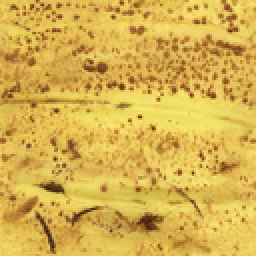
#> input picture code/banana+peel-128x128.png, 128 x 128 px (shown 2 times larger)
$ jupyter execute --allow-errors Barboni_Nait.ipynb   (shell and % lines are left out)
#> lines starting #> are read from the running program, lines starting #| are printed output that depends on the picture
[cell 1]
import numpy as np
import matplotlib.pyplot as plt
import matplotlib.colors as clr
from scipy import fft
from scipy import signal
from scipy import ndimage
from skimage.color import rgb2gray
import pywt
import pyrtools as pt
from sklearn.decomposition import PCA
from mpl_toolkits.mplot3d import Axes3D

On charge un certain nombre de textures.

[cell 2]
text = plt.imread('banana+peel-128x128.png')
#> text is the input picture: shape (128, 128, 3) float32; mean R, G, B 0.848, 0.7, 0.313
text2 = plt.imread('ground-128x128.png')
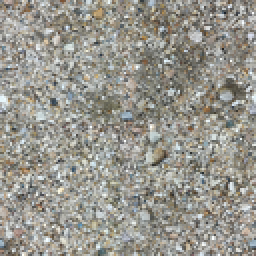
#> input picture code/ground-128x128.png, 128 x 128 px (shown 2 times larger)
#> text2 is the input picture: shape (128, 128, 3) float32; mean R, G, B 0.593, 0.586, 0.555
text3 = plt.imread('wicker+basket-128x128.png')
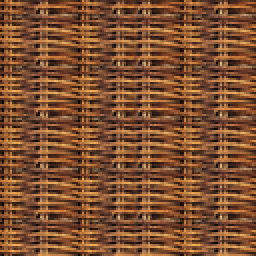
#> input picture code/wicker+basket-128x128.png, 128 x 128 px (shown 2 times larger)
#> text3 is the input picture: shape (128, 128, 3) float32; mean R, G, B 0.494, 0.313, 0.193
textures = [text,text2,text3]
N,N,c = text.shape
#> N = 128; c = 3

fig = plt.figure()

for i,texture in enumerate(textures):
    ax = fig.add_subplot(1,len(textures),i+1)
    ax.axis('off')
    ax.imshow(texture)
#> this loop made 3 passes
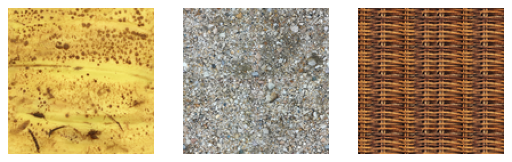
#> figure drawn by matplotlib, 3 panels

**Partie 1 : Projections statistiques**

*Egalisation d'histogramme*

Etant donné deux images en niveau de gris $X$ et $Y$, cette routine renvoie l'image $X_\sigma$ dont l'histogramme est le même que $Y$. C'est à dire :
$$
X_\sigma [i] = X[\sigma(i)]
$$
où $\sigma$ est la permutation qui réalise :
$$
\mathcal{W}^2(X,Y) = \frac{1}{N^2} \sum_i (Y[i]-X[\sigma(i)])^2
$$

[cell 3]
# renvoie la projection OT en 1d + la distance OT
# [10 lines left out: function OTproj, not called in this run]

*Projection Sliced-Wasserstein*

Etant donné deux images en couleur $X$ et $Y$, de taille $(N,N,3)$, vues comme des mesures de points dans $\mathbb{R}^3$, cette routine renvoie la limite quand $t \rightarrow +\infty$ du flot de gradient $X_t$ définit par :
$$
\frac{dX_t}{dt} = - \nabla^{\mathcal{W}} \mathcal{SW}^2(X_t,Y) , \quad X_0 = X
$$

L'algorithme procède par descente de gradient stochastique, c'est à dire à chaque itération :
$$
\theta \sim \mathcal{U}(\mathbb{S}^{2}) \\
X_{k+1} = X_k + \epsilon (Y_{\sigma_k} - X_k) \theta
$$
où $\sigma_k$ est la permutation qui réalise :
$$
\mathcal{W}^2(\theta \# X_k, \theta \# Y) = \frac{1}{N^2} \sum_i (\theta \# Y[\sigma_k(i)] - \theta \# X[i])^2
$$

[cell 4]
# renvoie la projection SW en dim quelconque + une approximation de la distance SW
# [25 lines left out: function SWproj, not called in this run]

*Statistique d'ordre 2*

Etant donné une image $X$ avec un seul canal (niveau de gris par exemple), la routine $\texttt{var}$ renvoie une image avec $V$ canaux, dans lesquels sont empilé les valeurs de $X$ dans le voisinage $\texttt{pattern}$ du pixel.

La distribution définit par $\texttt{var}(X)$ contient des informations sur la corrélations entre pixels voisins.

[cell 5]
def var(x,pattern):
    res = []
    for u in pattern:
        res.append(ndimage.shift(x,u,mode='wrap'))
    return np.transpose(np.array(res),axes=[1,2,0])

#voisinage 3x3 carré centré
pattern = np.array([[(i,j) for i in range(-1,2)] for j in range(-1,2)]).reshape((-1,2))
#> pattern = [[-1, -1], [0, -1], [1, -1], [-1, 0], [0, 0], [1, 0], [-1, 1], [0, 1], [1, 1]]

**Partie 2 : Décomposition multi-échelle**

On utilise les packages $\texttt{Pyrtools}$ pour la décomposition "steerable-pyramid" et $\texttt{Pywavelet}$ pour la décomposition en ondelette.

**Partie 3 : Synthèse de textures en niveau de gris**

Cette première fonction prend en entrée un texture de référence et réalise un synthèse par projection statistique successive en utilisant la décomposition "steerable-pyramid" et l'égalisation d'histogramme.

[cell 6]
def pyramid_gray(texture,level=3,order=3,Nit=10):
    N,N = texture.shape

    # steerable-pyramid decomposition
    ypyr = pt.pyramids.SteerablePyramidFreq(texture,height=level,order=order,)

    # white noise
    x = np.random.randn(N,N)

    losses = np.zeros(Nit)
    corrections = np.zeros(Nit)

    for i in range(Nit):
        xpyr = pt.pyramids.SteerablePyramidFreq(x,height=level,order=order)
        for w in ypyr.pyr_coeffs:
           # égalisation d'histogramme = statistique d'odre 1
            tmp,l = OTproj(xpyr.pyr_coeffs[w],ypyr.pyr_coeffs[w])
            xpyr.pyr_coeffs[w] = tmp
            losses[i] += l

        # recomposition
        x = xpyr.recon_pyr()
        x,corr = OTproj(x,texture)
        corrections[i] = corr
    return x,losses,corrections

Cette deuxième fonction réalise une synthèse à l'aide d'une décomposition en ondelettes. Plusieurs bases d'ondelettes sont utilisées. L'égalisation d'histogramme se fait à chaque itération sur chacune des bases d'ondelettes.

[cell 7]
waves = ['bior3.1','sym3']

# [38 lines left out: function wavepyramid_gray, not called in this run]

**Résultats numériques**

Le nombre d'orientations et $K=4$, le nombre d'échelles est $L=4$ et $10$ itérations de l'algorithme suffisent.

[cell 8]
fig,ax = plt.subplots(nrows=3,ncols=3,figsize=(15,15))
waves = ['sym3','db3','bior3.1']


#> (the rest of this cell did not finish here and is left out)

**Partie 4 : Synthèses de textures en couleur**

On réalise oréalablement une décomposition en composante principale sur les canaux RGB etla synthèse se fait dans l'espace des composantes principales. En effet, on peut voir que l'essentiel de l'information sur la texture se situe dan la première composante principale.

[cell 9]
fig,ax = plt.subplots(nrows=3,ncols=4,figsize=(15,15))

for k,texture in enumerate(textures):
    pca = PCA()
    y = texture.reshape((-1,3))
    m = np.mean(y,axis=0)
    x = pca.fit_transform(y-m[None,:])

    for j in range(3):
        z = np.zeros((N*N,3))
        z[:,j] = x[:,j]
        z = (m[None,:]+pca.inverse_transform(z)).reshape((N,N,3))
        ax[k,j+1].imshow(z)
        ax[k,j+1].axis('off')

    ax[k,0].imshow(texture)
    ax[k,0].axis('off')
#> this loop made 3 passes
#> m on passes 1 to 3: [0.848, 0.7, 0.313], [0.593, 0.586, 0.555], [0.494, 0.313, 0.193]
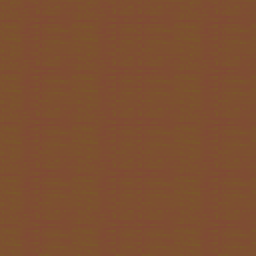
#> z: shape (128, 128, 3) float64 (shown 2 times larger); mean R, G, B 0.494, 0.313, 0.193

ax[0,0].set_title('Original')
ax[0,1].set_title('1st component')
ax[0,2].set_title('2nd component')
ax[0,3].set_title('3rd component')

fig.savefig('PCA_color.png')
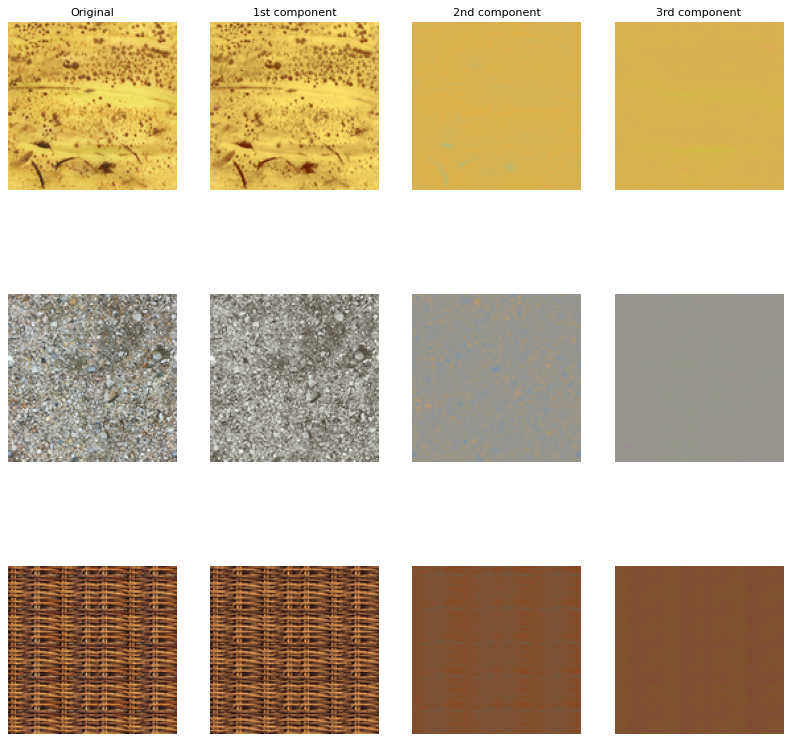
#> figure drawn by matplotlib, 12 panels

On adapte donc l'algorithme pour effectuer un synthèse d'image en couleur.

Il y a deux approches différentes :
- ou bien on utilise la projection SW pour effectuer la projection statistique sur l'ensemble des canaux,
- ou bien on utilise une égalisation d'histogramme sur chacun des canaux indépendement.

Cette première fonction implémente la première approche.

[cell 10]
def pyramid_color(texture,order=3,Nit=10,level='auto'):
    N,_,c = texture.shape

    ## input-adapted color space where channels are expected to be decorrelated and close to independent
    pca = PCA()
    m = np.mean(texture,axis=(0,1))
    y = texture-m[None,None,:]
    y = pca.fit_transform(y.reshape((-1,c)))
    y = y .reshape((N,N,c))

    ## performing previous algo on each channel, in the PCA color space

    ## white noise
    x = np.random.randn(N,N,c)*np.sqrt(pca.explained_variance_[None,None,:])
    losses = np.zeros(Nit)
    corrections = np.zeros(Nit)

    ## Steerable Pyramid in the frequence domain

    y0 = pt.pyramids.SteerablePyramidFreq(y[:,:,0],height=level,order=order)
    y1 = pt.pyramids.SteerablePyramidFreq(y[:,:,1],height=level,order=order)
    y2 = pt.pyramids.SteerablePyramidFreq(y[:,:,2],height=level,order=order)

    for i in range(Nit):

        x0 = pt.pyramids.SteerablePyramidFreq(x[:,:,0],height=level,order=order)
        x1 = pt.pyramids.SteerablePyramidFreq(x[:,:,1],height=level,order=order)
        x2 = pt.pyramids.SteerablePyramidFreq(x[:,:,2],height=level,order=order)

        for w in y0.pyr_coeffs:
            xrec = np.array([x0.pyr_coeffs[w],x1.pyr_coeffs[w],x2.pyr_coeffs[w]]).transpose((1,2,0))
            yrec = np.array([y0.pyr_coeffs[w],y1.pyr_coeffs[w],y2.pyr_coeffs[w]]).transpose((1,2,0))

            xrec,l = SWproj(xrec,yrec,e=0.01)  ## statistical constraint through sliced projection
            losses[i] += l
            x0.pyr_coeffs[w] = xrec[:,:,0]
            x1.pyr_coeffs[w] = xrec[:,:,1]
            x2.pyr_coeffs[w] = xrec[:,:,2]

        ## recomposition
        x[:,:,0] = x0.recon_pyr()
        x[:,:,1] = x1.recon_pyr()
        x[:,:,2] = x2.recon_pyr()
        x,corr = SWproj(x,y,e=0.01)
        corrections[i] = corr

      ## coming back to the original color space
    x = (pca.inverse_transform(x.reshape((-1,c)))).reshape((N,N,c))
    x = x+m[None,None,:]
    return x,losses,corrections

Comme pour les images en niveau de gris, on peut utiliser une décomposition en ondelette à la place d'une "steerable-pyramid".

[cell 11]
waves = ['bior3.1','sym3']

# [52 lines left out: function wavepyramid_color, not called in this run]

On constate qu'en utilisant cette méthode, le résultat obtenu n'est qu'une sort de bruit dans la bonne teinte de couleur.

La fonction suivante implémente, la deuxième option. Les résultats sont bien meilleurs.

[cell 12]
# [43 lines left out: function pyramid_color2, not called in this run]

**Résultats numériques**

On compare visuellement les synthèses données par les deux approches

[cell 13]
# attention cette cellule peut mettre quelques minutes à être éxecutée
fig,ax = plt.subplots(nrows=3,ncols=3,figsize=(15,15))

#> (the rest of this cell did not finish here and is left out)

**Résultats numériques supplémentaires**

*Convergence du processus de projection*

La question est de savoir est de savoir si l'algorithme converge vers un point fixe du processus de décomposition-projection-itération. On montre ici que la décroissance de la distance de projection est très rapide et semble en effet converger.

#> (a cell that did not finish here is left out)


fig = plt.figure()

ax = fig.add_subplot(1,2,1)
ax.plot(np.log(losses))
ax.set_title('Evolution de la distance de projection au cours des itération (échelle log.)')

ax = fig.add_subplot(1,2,2)
ax.imshow(x,cmap='gray')
ax.axis('off')

*Statistique d'ordre 2*

En se basant sur la synthèse de texture en couleur, on peut réaliser une synthèse en utilisant des statistiques d'ordre 2.

Pour cela, on empile les valeurs des pixels dans un voisinage dans une 3e dimension. Ensuite on applique une PCA et on ne traite que la composante de variance la plus importante en utlisant une egalisation d'histogramme.

[cell 15]
def pyramid_gray_ord2(texture,level=3,order=3,Nit=10):

    # stack neighbourhood in 3rd dim
#> called with level = 'auto', order = 3, Nit = 10
    y = var(texture,pattern)
#> the loop in var, `for u in pattern:` made 9 passes
#> after the loop in var, `for u in pattern:`:
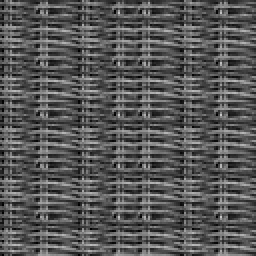
#> x: shape (128, 128) float32 (shown 2 times larger); min 0, max 0.783, mean 0.342
#> after the loop in var, `for u in pattern:`: res = 9 items
    N,N,V = y.shape
#> N = 128; V = 9

    # PCA
    pca = PCA()
    m = np.mean(y,axis=(0,1))
#> m = [0.343, 0.342, 0.342, 0.343, 0.342, 0.342, 0.344, 0.343, 0.342]
    y = pca.fit_transform(y.reshape((-1,V))-m[None,:]).reshape((N,N,V))

    # decomposition
    ypyr = pt.pyramids.SteerablePyramidFreq(y[:,:,0],height=level,order=order)

    # white noise
    x = np.random.randn(N,N)*np.sqrt(pca.explained_variance_[0])
    losses = np.zeros(Nit)
    corrections = np.zeros(Nit)

    for i in range(Nit):
        xpyr = pt.pyramids.SteerablePyramidFreq(x,height=level,order=order)

        # histogram matching
        for w in xpyr.pyr_coeffs:
            tmp,l = OTproj(xpyr.pyr_coeffs[w],ypyr.pyr_coeffs[w])
            losses[i] += l
            xpyr.pyr_coeffs[w] = tmp

        # recomposition
        x = xpyr.recon_pyr()
        x,corr = OTproj(x,y[:,:,0])
        corrections[i] += corr

    res = np.zeros((N,N,V))
    res[:,:,0] = x
    res = pca.inverse_transform(res.reshape((-1,V))).reshape((N,N,V))
    res = res + m[None,None,:]
    return res[:,:,0],losses,corrections
